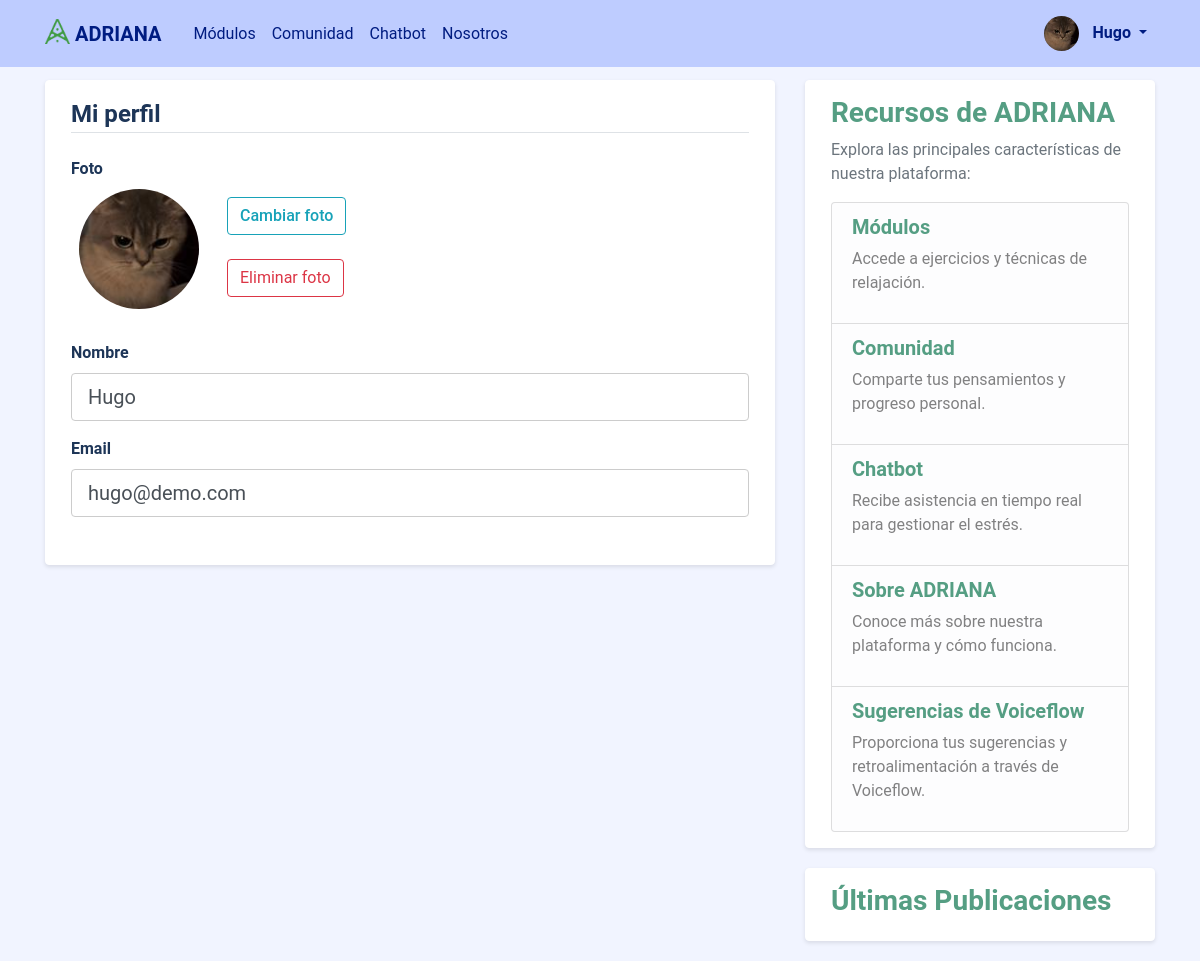
Page /account (signed in) on the committed database.
### adriana_assistant/models.py (models this page shows, shortened)
class User(db.Model, UserMixin):
    id = db.Column(db.Integer, primary_key=True)
    username = db.Column(db.String(20), unique=True, nullable=False)
    email = db.Column(db.String(120), unique=True, nullable=False)
    image_file = db.Column(db.String(20), nullable=False, default='default.jpg')
    password = db.Column(db.String(60), nullable=False)
    posts = db.relationship('Post', backref='author', lazy=True)

### adriana_assistant/routes.py (the view)
@app.route("/account", methods=['GET', 'POST'])
@login_required
def account():
    form = UpdateAccountForm()
    picture_form = UpdateProfilePictureForm()
    if form.validate_on_submit() and picture_form.picture.data is None:
        current_user.username = form.username.data
        current_user.email = form.email.data
        db.session.commit()
        flash('Los datos de tu cuenta han sido actualizados.', 'success')
        return redirect(url_for('account'))
    if picture_form.validate_on_submit() and picture_form.picture.data:
        picture_file = save_picture(picture_form.picture.data)
        current_user.image_file = picture_file
        db.session.commit()
        flash('Tu foto de perfil ha sido actualizada.', 'success')
        return redirect(url_for('account'))
    elif request.method == 'GET':
        form.username.data = current_user.username
        form.email.data = current_user.email
    image_file = url_for('static', filename='profile_pics/' + current_user.image_file)
    return render_template('account.html', title='Account',
                           image_file=image_file, form=form, picture_form=picture_form)

### adriana_assistant/forms.py (shortened to what this page needs)
class UpdateAccountForm(FlaskForm):
    username = StringField('Nombre',
                           validators=[DataRequired(), Length(min=2, max=20)])
    email = StringField('Email',
                        validators=[DataRequired(), Email()])
    submit = SubmitField('Actualizar')

class UpdateProfilePictureForm(FlaskForm):
    picture = FileField('Update Profile Picture', validators=[FileAllowed(['jpg', 'png'])])
    submit = SubmitField('Cambiar foto')

### adriana_assistant/models.py (called while the page is built)
@login_manager.user_loader
def load_user(user_id):
    return User.query.get(int(user_id))

### adriana_assistant/templates/account.html (shortened to what this page needs)
{% extends "layout.html" %}
{% block content %}
<div class="content-section">
  <form method="POST" action="" enctype="multipart/form-data">
    <fieldset class="form-group">
      <legend class="border-bottom mb-4"><strong>Mi perfil</strong></legend>
      <div class="form-group">
        <label class="form-control-label" style="font-weight: bold;">Foto</label>
        <div class="media">
          <img class="rounded-circle account-img ml-2" src="{{ image_file }}" style="width: 120px; height: 120px;">
          <div class="media-body ml-2">
            <form method="POST" action="{{ url_for('account') }}" enctype="multipart/form-data" class="form-inline">
              <div class="form-group mr-1">
                <label for="file-upload" class="btn btn-outline-info mt-2">Cambiar foto</label>
              </div>
              <div class="form-group">
                <button type="button" class="btn btn-outline-danger" data-toggle="modal" data-target="#deleteModal">Eliminar foto</button>
              </div>
            </form>
          </div>
        </div>
      </div>
      <div class="form-group">
        <label class="form-control-label" style="font-weight: bold;">{{ form.username.label.text }}</label>
        {% if form.username.errors %}
          {{ form.username(class="form-control form-control-lg", id="usernameField", oninput="checkChanges()") }}
          <div class="invalid-feedback">
            {% for error in form.username.errors %}
              <span>{{ error }}</span>
            {% endfor %}
          </div>
        {% else %}
          {{ form.username(class="form-control form-control-lg", id="usernameField", oninput="checkChanges()") }}
        {% endif %}
      </div>
      <div class="form-group">
        <label class="form-control-label" style="font-weight: bold;">{{ form.email.label.text }}</label>
        {% if form.email.errors %}
          {{ form.email(class="form-control form-control-lg", id="emailField", oninput="checkChanges()") }}
          <div class="invalid-feedback">
            {% for error in form.email.errors %}
              <span>{{ error }}</span>
            {% endfor %}
          </div>
        {% else %}
            {{ form.email(class="form-control form-control-lg", id="emailField", oninput="checkChanges()") }}
        {% endif %}
      </div>
    </fieldset>
  </form>
</div>
{% endblock content %}

### adriana_assistant/templates/layout.html (shortened to what this page needs)
<!DOCTYPE html>
<html>
<head>
    <link rel="stylesheet" href="https://maxcdn.bootstrapcdn.com/bootstrap/4.0.0/css/bootstrap.min.css">
    <link rel="stylesheet" type="text/css" href="{{ url_for('static', filename='main.css') }}">
</head>
<body>
    <header class="site-header">
      <nav class="navbar navbar-expand-md navbar-dark bg-steel fixed-top">
        <div class="container">
          <a class="logo-nav navbar-brand mr-4" href="/">
            <img src="{{ url_for('static', filename='logo.png') }}" width="25" height="25" class="d-inline-block align-top" alt="Logo ADRIANA">
            <strong>ADRIANA</strong>
          </a>
          <div class="collapse navbar-collapse" id="navbarToggle">
            <div class="navbar-nav mr-auto">
                <a class="nav-item nav-link" href="{{ url_for('modules') }}">Módulos</a>
                <a class="nav-item nav-link" href="{{ url_for('home') }}">Comunidad</a>
                <a class="nav-item nav-link" href="{{ url_for('chatbot.chatbot') }}">Chatbot</a>
                <a class="nav-item nav-link" href="{{ url_for('about') }}">Nosotros</a>
            </div>
            <div class="navbar-nav">
              {% if current_user.is_authenticated %}
                <div class="nav-item dropdown">
                  <a class="nav-link dropdown-toggle" href="#" id="navbarDropdown" role="button" data-toggle="dropdown" aria-haspopup="true" aria-expanded="false">
                    <img src="{{ url_for('static', filename='profile_pics/' + current_user.image_file) }}" width="35" height="35" class="profile-img rounded-circle">
                    <strong>{{ current_user.username }}</strong>
                  </a>
                </div>
              {% else %}
                <a class="nav-item nav-link" href="{{ url_for('login') }}">Iniciar Sesion</a>
                <a class="nav-item nav-link" href="{{ url_for('register') }}">Registrar</a>
              {% endif %}
            </div>
          </div>
        </div>
      </nav>
    </header>
    <main role="main" class="container">
      <div class="row">
        <div class="col-md-8">
          {% block content %}{% endblock %}
        </div>
        <div class="col-md-4">
          <div class="content-section">
            <h3><strong>Recursos de ADRIANA</strong></h3>
            <p class='text-muted'>Explora las principales características de nuestra plataforma:</p>
            <ul class="list-group">
                <li class="list-group-item list-group-item-light">
                  <h5><a href="{{ url_for('modules') }}" class="highlight-link"><strong>Módulos</strong></a></h5>
                  <p>Accede a ejercicios y técnicas de relajación.</p>
                </li>
                <li class="list-group-item list-group-item-light">
                  <h5><a href="{{ url_for('home') }}" class="highlight-link"><strong>Comunidad</strong></a></h5>
                  <p>Comparte tus pensamientos y progreso personal.</p>
                </li>
                <li class="list-group-item list-group-item-light">
                  <h5><a href="{{ url_for('chatbot.chatbot') }}" class="highlight-link"><strong>Chatbot</strong></a></h5>
                  <p>Recibe asistencia en tiempo real para gestionar el estrés.</p>
                </li>
                <li class="list-group-item list-group-item-light">
                  <h5><a href="{{ url_for('about') }}" class="highlight-link"><strong>Sobre ADRIANA</strong></a></h5>
                  <p>Conoce más sobre nuestra plataforma y cómo funciona.</p>
                </li>
                <li class="list-group-item list-group-item-light">
                  <h5><a href="https://creator.voiceflow.com/prototype/664e59dbd188ab83e9a86d25" class="highlight-link" target="_blank"><strong>Sugerencias de Voiceflow</strong></a></h5>
                  <p>Proporciona tus sugerencias y retroalimentación a través de Voiceflow.</p>
                </li>
            </ul>
          </div>
          <div class="content-section mt-3">
            <h3><strong>Últimas Publicaciones</strong></h3>
          </div>
        </div>
      </div>
    </main>
</body>
</html>

### adriana_assistant/static/main.css (style rules this page uses)
body { background: #F1F4FF; color: #1D3557; font-family: 'Roboto', sans-serif; margin-top: 5rem; }
h1, h2, h3, h4, h5, h6 { color: #1D3557; font-weight: 500; }
.bg-steel { background-color: #BECCFF; }
.site-header .navbar-brand, .site-header .logo-nav { color: #001C81; }
.site-header .navbar-nav .nav-link { color: #001C81; }
.profile-img { margin-right: 10px; }
.content-section { background: #FFFFFF; padding: 15px 25px; border: 1px solid #FFFFFF; border-radius: 4px; margin-bottom: 20px; box-shadow: 0 2px 4px rgba(0,0,0,0.1); }
.content-section h3 { color: #559e83; }
.content-section .list-group-item-light a { color: #559e83; text-decoration: none; }
.account-img { height: 130px; width: 130px; margin-right: 20px; margin-bottom: 16px; border-radius: 50%; object-fit: cover; }
.form-control, .form-control-file { border-radius: 4px; border: 1px solid #ccc; }
.form-group label { font-weight: 500; }

### rows in the picture
User: image_file (picture), username "Hugo", email "hugo@demo.com"
